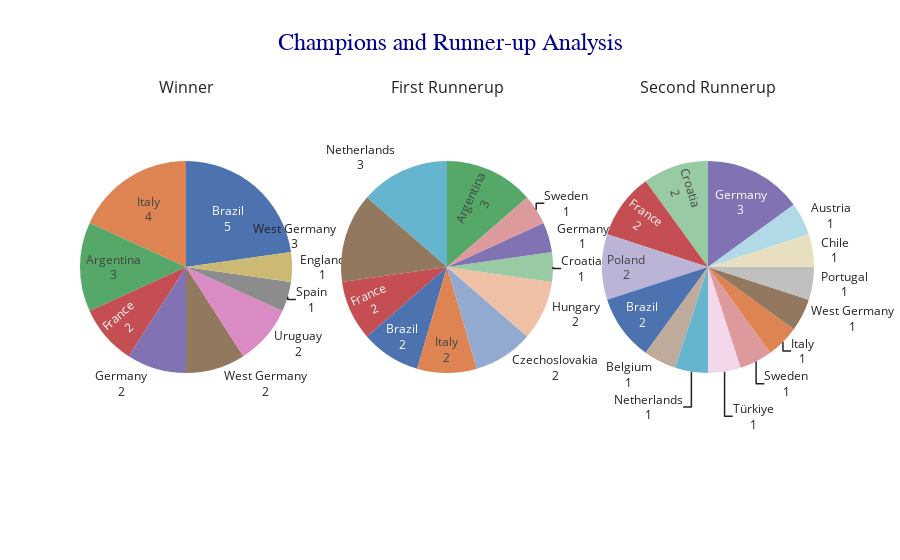

Notebook source saved alongside this figure:
### Code cell
trace1 = go.Pie(
    labels=winner['Champion'],
    values=winner['count'],
    name='Winner',
    textinfo='label+value'
)
trace2 = go.Pie(
    labels=runner['Runner-Up'],
    values=runner['count'],
    name='1st Runner',
    textinfo='label+value'
)
trace3 = go.Pie(
    labels=third['third_place'],
    values=third['count'],
    name='2nd Runner',
    textinfo='label+value'
)

fig = make_subplots(rows=1, cols=3, subplot_titles=['Winner', 'First Runnerup', 'Second Runnerup'], specs=[[{'type':'domain'}, {'type':'domain'}, {'type':'domain'}]])

fig.add_trace(trace1, row=1, col=1)
fig.add_trace(trace2, row=1, col=2)
fig.add_trace(trace3, row=1, col=3)
fig.update_layout(
    title_text=f"Champions and Runner-up Analysis",
    title_x=0.5,
    title_font=dict(size=24, family='Arial, sans-serif', color='darkblue'),
    showlegend=False
)
fig.show()

### Figure 1 — Plotly figure (JSON) as saved in the notebook; plotly's stock layout.template omitted (floating-point values rounded to 4 significant figures)
{"data": [{"domain": {"x": [0, 0.2889], "y": [0, 1]}, "labels": ["Brazil", "Italy", "Argentina", "France", "Germany", "West Germany", "Uruguay", "Spain", "England"], "name": "Winner", "textinfo": "label+value", "type": "pie", "values": [5, 4, 3, 2, 2, 2, 2, 1, 1]}, {"domain": {"x": [0.3556, 0.6444], "y": [0, 1]}, "labels": ["Argentina", "Netherlands", "West Germany", "France", "Brazil", "Italy", "Czechoslovakia", "Hungary", "Croatia", "Germany", "Sweden"], "name": "1st Runner", "textinfo": "label+value", "type": "pie", "values": [3, 3, 3, 2, 2, 2, 2, 2, 1, 1, 1]}, {"domain": {"x": [0.7111, 1], "y": [0, 1]}, "labels": ["Germany", "Croatia", "France", "Poland", "Brazil", "Belgium", "Netherlands", "Türkiye", "Sweden", "Italy", "West Germany", "Portugal", "Chile", "Austria"], "name": "2nd Runner", "textinfo": "label+value", "type": "pie", "values": [3, 2, 2, 2, 2, 1, 1, 1, 1, 1, 1, 1, 1, 1]}], "layout": {"annotations": [{"font": {"size": 16}, "showarrow": false, "text": "Winner", "x": 0.1444, "xanchor": "center", "xref": "paper", "y": 1, "yanchor": "bottom", "yref": "paper"}, {"font": {"size": 16}, "showarrow": false, "text": "First Runnerup", "x": 0.5, "xanchor": "center", "xref": "paper", "y": 1, "yanchor": "bottom", "yref": "paper"}, {"font": {"size": 16}, "showarrow": false, "text": "Second Runnerup", "x": 0.8556, "xanchor": "center", "xref": "paper", "y": 1, "yanchor": "bottom", "yref": "paper"}], "showlegend": false, "title": {"font": {"color": "darkblue", "family": "Arial, sans-serif", "size": 24}, "text": "Champions and Runner-up Analysis", "x": 0.5}}}
